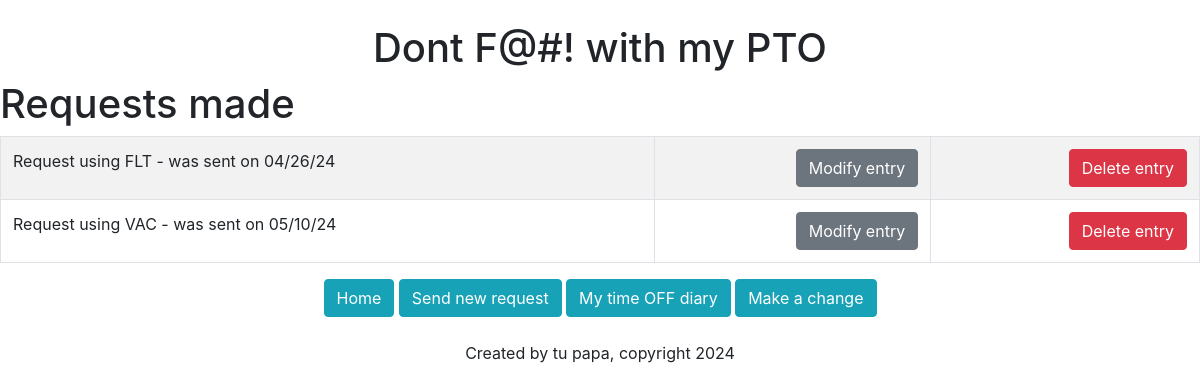
The page /list_request on the database as committed earlier.
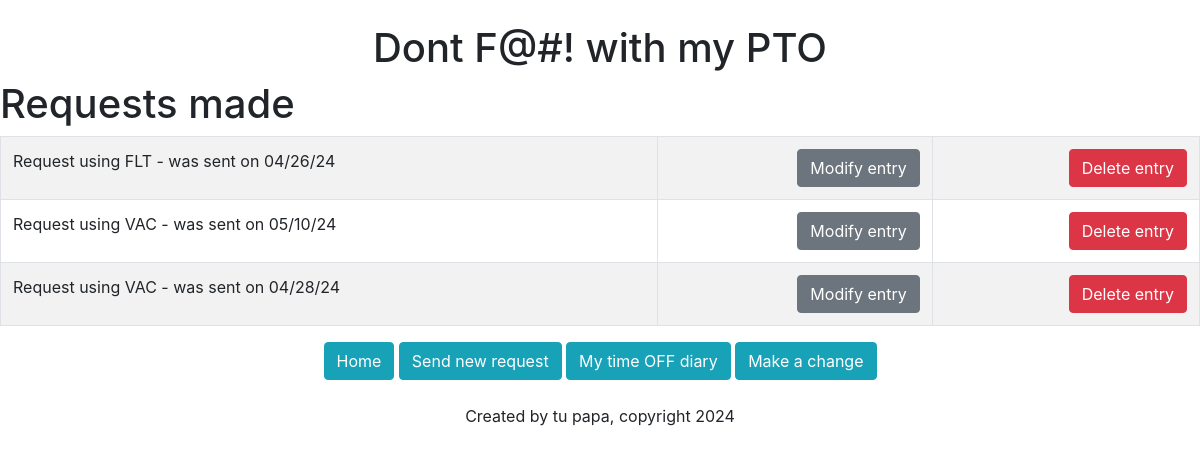
The same page on the database as committed later.
### track/models.py (models this page shows)
class pto_request(models.Model):
    pto = models.ForeignKey(pto_type, blank = True, null = True, on_delete = models.CASCADE)
    pto_type = models.CharField('What are you using: ', max_length = 3)
    was_sent = models.CharField('This request was sent on: ', max_length = 8, null = True)
    date_requested = models.CharField('For what dates (MM/DD/YY): ', max_length = 120)
    hours_used = models.CharField('Total hours requested: ', max_length = 2)
    send_to = models.CharField('supervisorsemail@email1.com, supervisorsemail@email2.com', max_length = 30, null = True)
    notes = models.CharField('Notes', max_length = 120, blank = True)
    def __str__(self):
        return self.pto_type

### track/views.py (the view)
# urls.py: path('list_request', views.list_request, name = 'list_request'),
def list_request(request):
    request_list = pto_request.objects.all()
    return render(request, "track/list_request.html", {'request_list': request_list})

### track/templates/track/list_request.html (shortened to what this page needs)
{% extends 'track/base.html' %}
{% block content %}
        <h1>Requests made</h1>
        <table class = "table table-striped table-hover table-bordered">
            {% for item in request_list %}
            <tr>
                <td>
                    Request using  {{ item }}</a>
                     - was sent on {{item.was_sent}}</a></br>
                    <td align="right">
                        <a href="{% url 'update_request' item.id %}" class="btn btn-secondary">
                        Modify entry</a>
                    </td>
                    <td align="right">
                        <a href="{% url 'delete_request' item.id %}" class="btn btn-danger">
                        Delete entry</a></td>
                    </td>
            </tr>
            {% endfor %}
        </table>
{% endblock %}

Rows that differ between the two databases and show on the page:
added pto_request: pto_type "VAC", was_sent "04/28/24"
